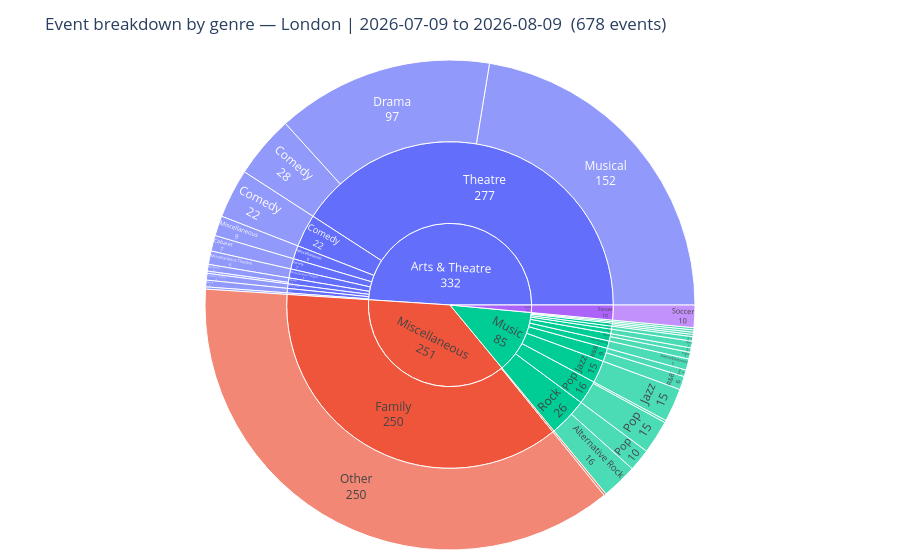

Notebook code cell kept with this figure:
### Code cell
fig, filtered = plot_genre_sunburst(df,'London','2026-07-09','2026-08-09')
fig.show()

### Figure 1 — Plotly figure (JSON) as saved in the notebook; plotly's stock layout.template omitted (floating-point values rounded to 4 significant figures)
{"data": [{"branchvalues": "total", "domain": {"x": [0, 1], "y": [0, 1]}, "hovertemplate": "<b>%{label}</b><br>Events: %{value}<extra></extra>", "ids": ["Arts & Theatre/Arts & Theatre/Performance Art", "Arts & Theatre/Children's Theatre/Children's Theatre", "Arts & Theatre/Classical/Classical/Vocal", "Arts & Theatre/Classical/Symphonic", "Arts & Theatre/Comedy/Comedy", "Arts & Theatre/Dance/Dance", "Arts & Theatre/Miscellaneous/Miscellaneous", "Arts & Theatre/Miscellaneous Theatre/Miscellaneous Theatre", "Arts & Theatre/Theatre/Comedy", "Arts & Theatre/Theatre/Drama", "Arts & Theatre/Theatre/Musical", "Arts & Theatre/Variety/Cabaret", "Miscellaneous/Family/Other", "Miscellaneous/Miscellaneous/Food & Drink", "Music/Dance/Electronic/Dance/Electronic", "Music/Folk/Folk", "Music/Hip-Hop/Rap/Hip-Hop/Rap", "Music/Hip-Hop/Rap/Trap", "Music/Jazz/Jazz", "Music/Metal/Nu-Metal", "Music/Music/Latin", "Music/Music/Reggae", "Music/Other/Other", "Music/Pop/Electro Pop", "Music/Pop/Pop", "Music/R&B/R&B", "Music/R&B/Soul", "Music/Rock/Alternative Rock", "Music/Rock/Pop", "Music/World/World", "Sports/Soccer/Soccer", "Arts & Theatre/Arts & Theatre", "Arts & Theatre/Children's Theatre", "Arts & Theatre/Classical", "Arts & Theatre/Comedy", "Arts & Theatre/Dance", "Arts & Theatre/Miscellaneous", "Arts & Theatre/Miscellaneous Theatre", "Arts & Theatre/Theatre", "Arts & Theatre/Variety", "Miscellaneous/Family", "Miscellaneous/Miscellaneous", "Music/Dance/Electronic", "Music/Folk", "Music/Hip-Hop/Rap", "Music/Jazz", "Music/Metal", "Music/Music", "Music/Other", "Music/Pop", "Music/R&B", "Music/Rock", "Music/World", "Sports/Soccer", "Arts & Theatre", "Miscellaneous", "Music", "Sports"], "labels": ["Performance Art", "Children's Theatre", "Classical/Vocal", "Symphonic", "Comedy", "Dance", "Miscellaneous", "Miscellaneous Theatre", "Comedy", "Drama", "Musical", "Cabaret", "Other", "Food & Drink", "Dance/Electronic", "Folk", "Hip-Hop/Rap", "Trap", "Jazz", "Nu-Metal", "Latin", "Reggae", "Other", "Electro Pop", "Pop", "R&B", "Soul", "Alternative Rock", "Pop", "World", "Soccer", "Arts & Theatre", "Children's Theatre", "Classical", "Comedy", "Dance", "Miscellaneous", "Miscellaneous Theatre", "Theatre", "Variety", "Family", "Miscellaneous", "Dance/Electronic", "Folk", "Hip-Hop/Rap", "Jazz", "Metal", "Music", "Other", "Pop", "R&B", "Rock", "World", "Soccer", "Arts & Theatre", "Miscellaneous", "Music", "Sports"], "name": "", "parents": ["Arts & Theatre/Arts & Theatre", "Arts & Theatre/Children's Theatre", "Arts & Theatre/Classical", "Arts & Theatre/Classical", "Arts & Theatre/Comedy", "Arts & Theatre/Dance", "Arts & Theatre/Miscellaneous", "Arts & Theatre/Miscellaneous Theatre", "Arts & Theatre/Theatre", "Arts & Theatre/Theatre", "Arts & Theatre/Theatre", "Arts & Theatre/Variety", "Miscellaneous/Family", "Miscellaneous/Miscellaneous", "Music/Dance/Electronic", "Music/Folk", "Music/Hip-Hop/Rap", "Music/Hip-Hop/Rap", "Music/Jazz", "Music/Metal", "Music/Music", "Music/Music", "Music/Other", "Music/Pop", "Music/Pop", "Music/R&B", "Music/R&B", "Music/Rock", "Music/Rock", "Music/World", "Sports/Soccer", "Arts & Theatre", "Arts & Theatre", "Arts & Theatre", "Arts & Theatre", "Arts & Theatre", "Arts & Theatre", "Arts & Theatre", "Arts & Theatre", "Arts & Theatre", "Miscellaneous", "Miscellaneous", "Music", "Music", "Music", "Music", "Music", "Music", "Music", "Music", "Music", "Music", "Music", "Sports", "", "", "", ""], "textinfo": "label+value", "type": "sunburst", "values": [1.0, 3.0, 1.0, 3.0, 22.0, 3.0, 9.0, 6.0, 28.0, 97.0, 152.0, 7.0, 250.0, 1.0, 5.0, 2.0, 1.0, 1.0, 15.0, 1.0, 2.0, 3.0, 3.0, 1.0, 15.0, 6.0, 3.0, 16.0, 10.0, 1.0, 10.0, 1.0, 3.0, 4.0, 22.0, 3.0, 9.0, 6.0, 277.0, 7.0, 250.0, 1.0, 5.0, 2.0, 2.0, 15.0, 1.0, 5.0, 3.0, 16.0, 9.0, 26.0, 1.0, 10.0, 332.0, 251.0, 85.0, 10.0]}], "layout": {"legend": {"tracegroupgap": 0}, "margin": {"b": 10, "l": 10, "r": 10, "t": 60}, "title": {"text": "Event breakdown by genre — London | 2026-07-09 to 2026-08-09  (678 events)"}}}
